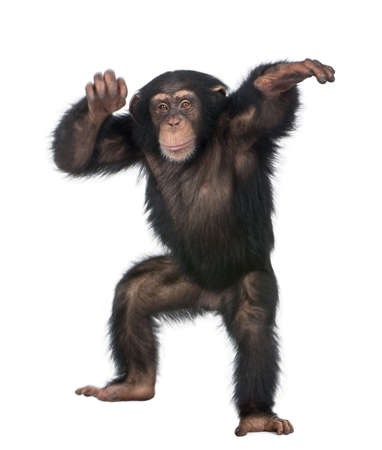
%> input picture Ergasia/monkey.jpg, 382 x 450 px
$ octave g53.m   (GNU Octave 9; MATLAB toolbox functions it lacks are replaced by stand-ins)
%> lines starting %> are read from the running program, lines starting %| are printed output that depends on the picture
image = 'monkey.jpg';
output = 'monkeyblurred.jpg';

c = 1;
T = 50; % 50% blurred

Input = imread(image);
%> Input is the input picture: size 450x382x3 uint8; mean R, G, B 198.1, 195.6, 194.7

K = 1/(c*T)*ones(1,c*T+1);

Blurred_image = imfilter(Input,K,'replicate');
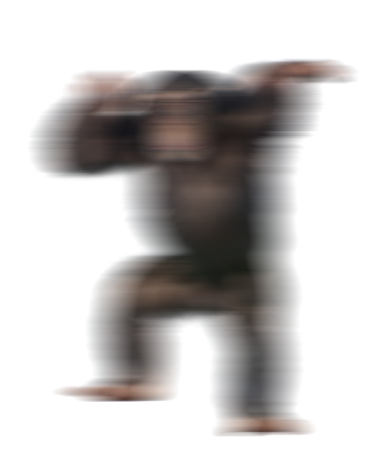
%> Blurred_image: size 450x382x3 uint8; mean R, G, B 199.4, 196.7, 195.8

imwrite(Blurred_image, output);
montage({Input,Blurred_image})
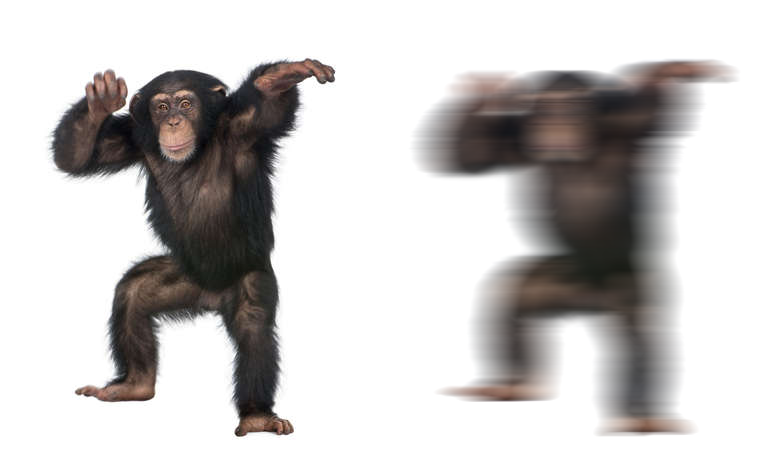
%> displayed picture: size 450x764x3, on the screen's scale of 0 to 255; mean R, G, B 198.7, 196.1, 195.3
title('Original  Image (Left) and Blurred Image (Right)');
